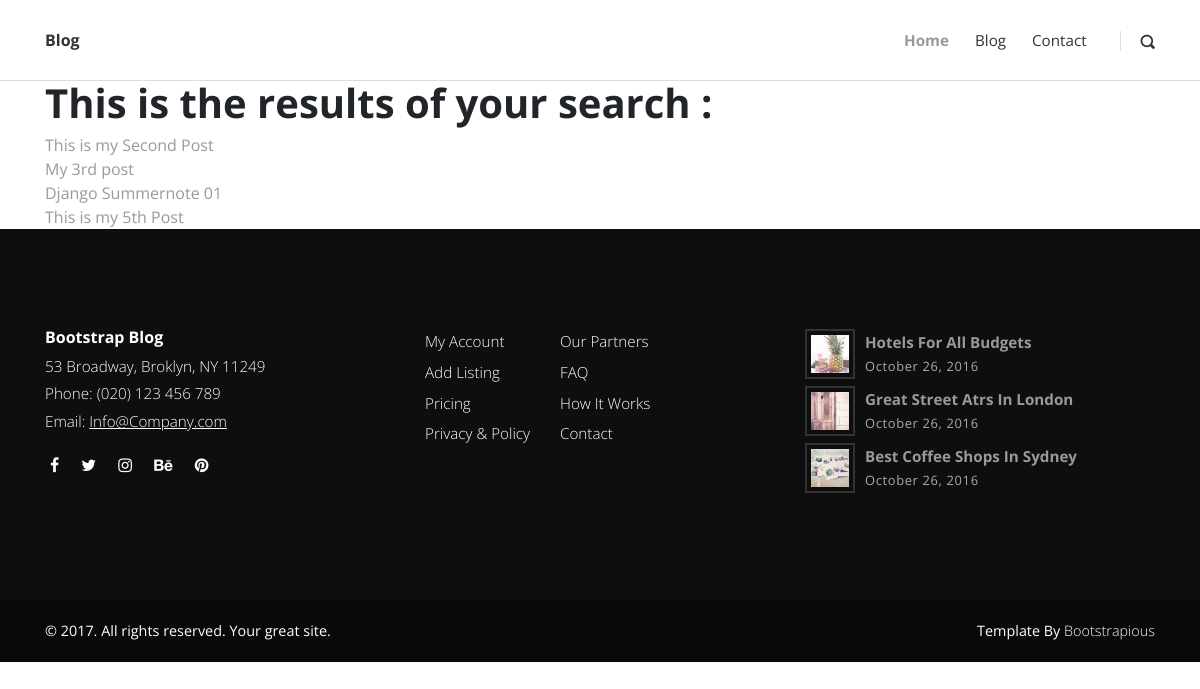
The app's page /search/ with its own data.
### posts/models.py (models this page shows, shortened)
class Post(models.Model):
    title = models.CharField(max_length=255)
    overview = models.TextField()
    timestamp = models.DateTimeField(auto_now_add=True)
    content = models.TextField()
    author = models.ForeignKey(Author, on_delete=models.CASCADE)
    thumbnail = models.ImageField()
    categories = models.ManyToManyField(Category)
    featured = models.BooleanField(default = True)
    previous_post = models.ForeignKey('self', related_name="previous", on_delete=models.SET_NULL, blank=True, null=True)
    next_post = models.ForeignKey('self', related_name="next", on_delete=models.SET_NULL, blank=True, null=True)
    def get_absolute_url(self):
        return reverse('post_detail', kwargs={
            'id':self.id,
        })

### posts/views.py (the view)
# urls.py: path('search/', search, name="search"),
def search(request):
    queryset = Post.objects.all()
    query = request.GET.get('q')
    if query:
        queryset = queryset.filter(
            Q(title__icontains=query)  |   Q(overview__icontains=query)
        ).distinct()
    context = {
        'queryset' : queryset,
    }
    return render(request, 'search_results.html', context)

### templates/search_results.html
{% extends "base.html" %}
{% load static %}
{% block content %}
<div class="container">
    <h1>This is the results of your search :</h1>
    {% for post in queryset  %}
        <a href="{{ post.get_absolute_url  }}">{{ post.title }}</a><br/>
    {% endfor %}
</div>
{% endblock %}

### static_in_env/css/style.default.css (style rules this page uses)
body { overflow-x: hidden; }
a, i, span { display: inline-block; text-decoration: none; -webkit-transition: all 0.3s; transition: all 0.3s; }
h1, h2, h3, h4, h5, h6 { margin-bottom: 15px; }
body { font-family: "Open Sans", sans-serif; font-size: 1rem; font-weight: normal; line-height: 1.5; color: #212529; background-color: #fff; }
a { color: #999; text-decoration: none; }
h1, h2, h3, h4, h5, h6, .h1, .h2, .h3, .h4, .h5, .h6 { margin-bottom: 0.5rem; font-family: inherit; font-weight: 700; line-height: 1.1; color: inherit; }
h1, .h1 { font-size: 2.5rem; }

### records on screen
Post: title "This is my Second Post"
Post: title "My 3rd post"
Post: title "Django Summernote 01"
Post: title "This is my 5th Post"
